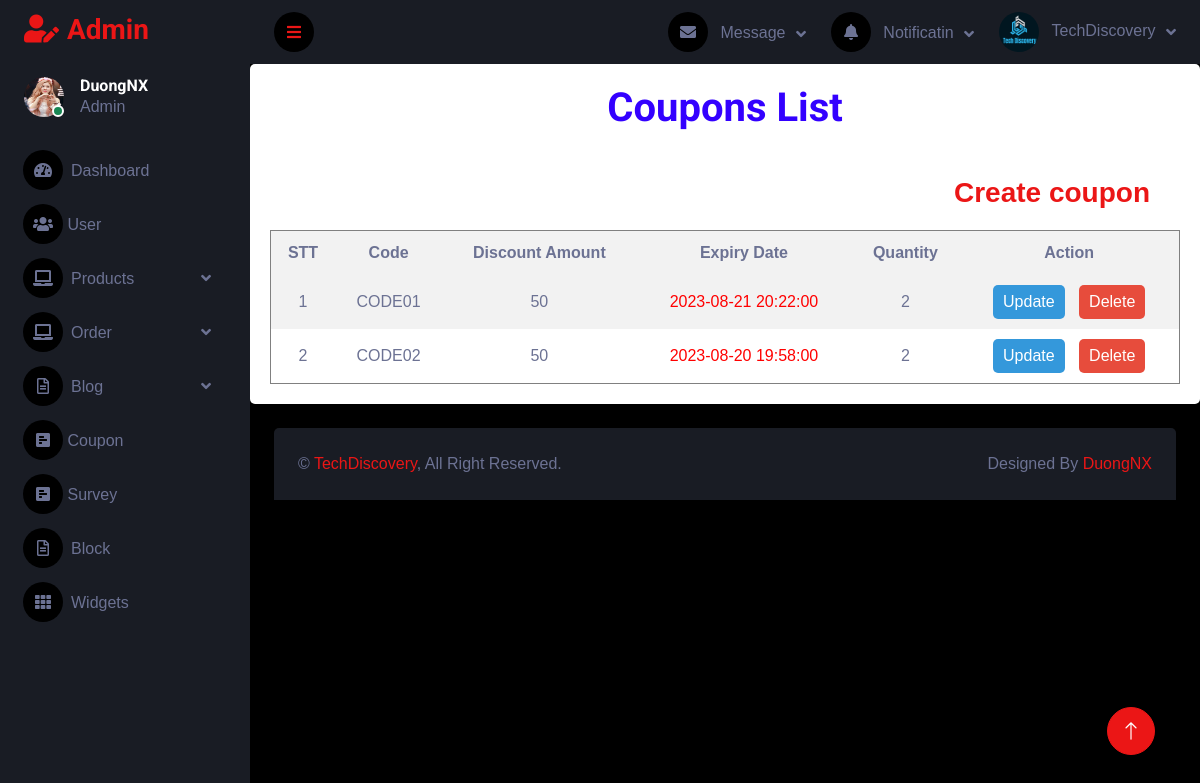
/admin/coupon.php, run on the app's committed database.
### tables this page shows
CREATE TABLE `coupon` (
  `coupon_id` bigint(20) UNSIGNED NOT NULL,
  `code` varchar(50) NOT NULL,
  `amount` double UNSIGNED DEFAULT NULL,
  `expiry_date` datetime DEFAULT NULL,
  `created_at` timestamp NOT NULL DEFAULT current_timestamp(),
  `updated_at` timestamp NOT NULL DEFAULT current_timestamp(),
  `quantity` int(100) DEFAULT NULL
);

### admin/database.php (called while the page is built, shortened)
<?php
class Database
{
    public $host = DB_HOST;
    public $user = DB_USER;
    public $pass = DB_PASS;
    public $dbname = DB_NAME;
    public $link;
    private function connectDB()
    {
        $this->link = new mysqli($this->host, $this->user, $this->pass, $this->dbname);
    }
    public function select($query)
    {
        $result = $this->link->query($query) or die($this->link->error . __LINE__);
        if ($result->num_rows > 0) {
            return $result;
        } else {
            return false;
        }
    }
}
?>

### admin/class/coupon_class.php (called while the page is built, shortened)
<?php
    include 'database.php';
class coupon {
    private $db;
    public function __construct() {
        $this->db = new Database();
    }
    public function show_coupon() {
        $query = "SELECT coupon_id, code, amount, expiry_date, created_at, quantity FROM coupon ORDER BY coupon_id ASC";
        $result = $this->db->select($query);
        return $result;
    }
}
?>

### admin/coupon.php (the view, shortened to what this page needs)
<?php
include "header.php";
include "sidebar.php";
include "navbar.php";
include "class/coupon_class.php"
?>
<?php
$coupon = new coupon();
    $coupons = $coupon->show_coupon();
?>
<link rel="stylesheet" type="text/css" href="styles.css">
<div class="container">
    <h1>Coupons List</h1><br>
    <h3><a href="coupon_create.php">Create coupon</a></h3>
    <table class="coupon-table" border="1">
        <tr>
            <th>STT</th>
            <th>Code</th>
            <th>Discount Amount</th>
            <th>Expiry Date</th>
            <th>Quantity</th>
            <th>Action</th>
        </tr>
        <?php  $stt = 1; foreach ($coupons as $row) : ?>
            <?php
                $expiry_date = $row['expiry_date'];
                $expiry_datetime = DateTime::createFromFormat('Y-m-d H:i:s', $expiry_date, new DateTimeZone('Asia/Ho_Chi_Minh'));
                $current_datetime = new DateTime('now', new DateTimeZone('Asia/Ho_Chi_Minh'));
if ($expiry_datetime < $current_datetime) {
    $expired_class = 'expired';
} else {
    $expired_class = '';
}
                $quantity = $row['quantity'];
                $out_of_stock_class = ($quantity <= 0) ? 'out-of-stock' : '';
            ?>
            <tr>
                <td><?php echo $stt++; ?></td>
                <td><?php echo $row['code']; ?></td>
                <td><?php echo $row['amount']; ?></td>
                <td class="<?php echo $expired_class; ?>"><?php echo $row['expiry_date']; ?></td>
                <td class="<?php echo $out_of_stock_class; ?>"><?php echo $quantity; ?></td>
                <td>
                <a class="btn-update" href="coupon_update.php?coupon_id=<?php echo $row['coupon_id']; ?>">Update</a>
                    <a class="btn-delete" href="coupon.php?action=delete&coupon_id=<?php echo $row['coupon_id']; ?>" onclick="return confirm('Are you sure you want to delete this coupon?')">Delete</a>
                </td>
            </tr>
        <?php endforeach; ?>
    </table>
</div>
<?php
    include "footer.php";
?>

### admin/css/style.css (style rules this page uses)
:root { --primary: #EB1616; --secondary: #191C24; --light: #6C7293; --dark: #000000; }

### styles.css (style rules this page uses)
* { margin: 0; padding: 0; box-sizing: border-box; font-family: 'Poppins',sans-serif; }

### admin/coupon.php (style rules this page uses)
.container { max-width: 1260px; margin: 0 auto; padding: 20px; background-color: #fff; border-radius: 5px; box-shadow: 0 0 10px rgba(0, 0, 0, 0.1); }
h1 { text-align: center; margin-bottom: 20px; color: #3300FF; }
h3 { text-align: right; margin-right: 30px; }
table.coupon-table { width: 100%; border-collapse: collapse; margin-top: 20px; }
th, td { padding: 10px; text-align: center; }
th { background-color: #f2f2f2; }
tr:nth-child(even) { background-color: #f2f2f2; }
.expired { color: red; }
.btn-update, .btn-delete { display: inline-block; padding: 5px 10px; text-decoration: none; border-radius: 5px; cursor: pointer; }
.btn-update { background-color: #3498db; color: white; }
.btn-delete { background-color: #e74c3c; color: white; margin-left: 10px; }

### data on the page
coupon: code "CODE01", amount "50", expiry_date "2023-08-21 20:22:00", quantity "2"
coupon: code "CODE02", amount "50", expiry_date "2023-08-20 19:58:00", quantity "2"
